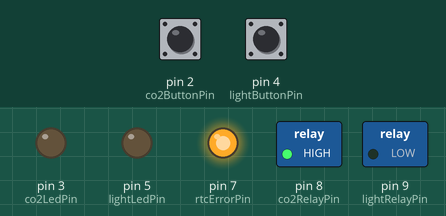
This sketch was run on a simulated Arduino Uno, built with avr-gcc and run on an emulated ATmega328P. Shown: switched loads named in the sketch (green lamp = pin HIGH), output pins drawn as LEDs (lit = HIGH). The inputs (shaded band) are chosen by the test bench; at power-on: pin 2 (co2ButtonPin) LOW, pin 4 (lightButtonPin) LOW. The local clock reads 2024-03-15 10:24:30 at power-on unless the sketch sets it.

Above: at 1.2 s.
1.3 s: pin 2 (co2ButtonPin) pulled HIGH for 0.15 s
At 2.6 s:
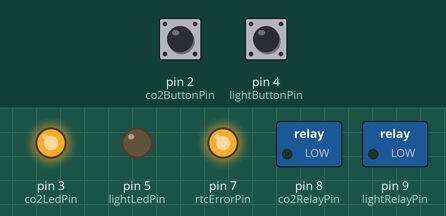
2.9 s: pin 4 (lightButtonPin) pulled HIGH for 0.15 s
At 3.9 s:
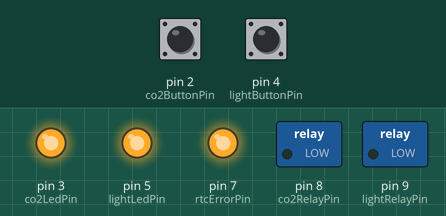
4.5 s: pin 2 (co2ButtonPin) pulled HIGH for 1 s
At 6.4 s:
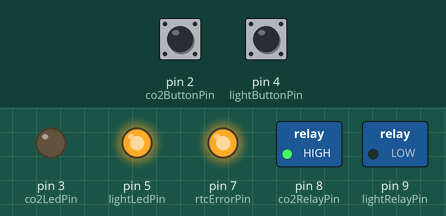
7.0 s: pin 2 (co2ButtonPin) pulled HIGH for 3.2 s
At 11.1 s:
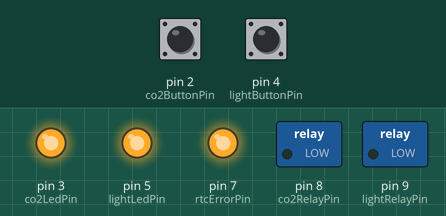
11.7 s: pin 4 (lightButtonPin) pulled HIGH for 1 s
At 13.0 s:
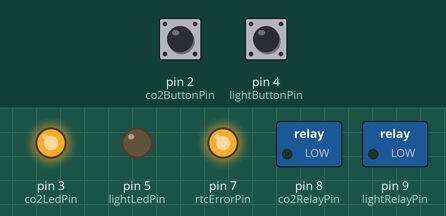
Timing chart, 0 to 14.7 s (numbered marks = the images above; inputs shaded):
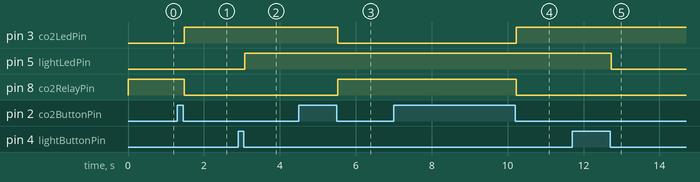

The sketch:

aquarium.ino
```cpp
//#define DEBUG
//#define SETUP_CLOCK

#define OCTOBER 10
#define MARCH 3
#define DST 1
#define STD 0

#include "RTClib.h"
#include <EEPROM.h>

const int co2ButtonPin = 2;
const int co2LedPin = 3;
const int lightButtonPin = 4;
const int lightLedPin = 5;
const int co2RelayPin = 8;
const int lightRelayPin = 9;
const int rtcErrorPin = 7;
const int dstEepromAddr = 0;
const unsigned long checkClockPeriod = 60 * 1000UL;

typedef struct {
  int pin;
  int led;
  int state;
  bool on;
} ledButton;

typedef struct {
  int startHour;
  int startMinute;
  int stopHour;
  int stopMinute;
} prg;

ledButton lightButton = {lightButtonPin, lightLedPin, 0, false};
ledButton co2Button = {co2ButtonPin, co2LedPin, 0, false};

prg co2Prg = {11, 0, 15, 0};
prg lightPrg = {10, 0, 16, 30};

RTC_DS3231 rtc;
bool rtcOk;
DateTime now;
unsigned long lastCheckClock = 0UL;


void setup() {
  pinMode(lightButton.led, OUTPUT);
  pinMode(lightButton.pin, INPUT);
  digitalWrite(lightButton.led, LOW);

  pinMode(co2Button.led, OUTPUT);
  pinMode(co2Button.pin, INPUT);
  digitalWrite(co2Button.led, LOW);

  pinMode(lightRelayPin, OUTPUT);
  digitalWrite(lightRelayPin, HIGH);

  pinMode(co2RelayPin, OUTPUT);
  digitalWrite(co2RelayPin, HIGH);

  pinMode(rtcErrorPin, OUTPUT);
  digitalWrite(rtcErrorPin, HIGH);

  Serial.begin(9600);

  rtcOk = rtc.begin();
  if (!rtcOk) {
    Serial.println("rtc not found");
  }
#ifdef SETUP_CLOCK
  if (rtcOk) {
    DateTime date = DateTime(F(__DATE__), F(__TIME__));
    rtc.adjust(date);
    EEPROM.write(dstEepromAddr, STD); // set to DST if DST is now
  }
#endif
  if (rtcOk && rtc.lostPower()) {
    Serial.println("time is not set");
    rtcOk = false;
  }
  digitalWrite(rtcErrorPin, rtcOk ? HIGH : LOW);
}


void loop() {
  if (rtcOk) {
    now = rtc.now();
#ifdef DEBUG
    Serial.print(now.day());
    Serial.print("/");
    Serial.print(now.month());
    Serial.print("/");
    Serial.print(now.year());
    Serial.print(" ");
    Serial.print(now.hour());
    Serial.print(":");
    Serial.println(now.minute());
#endif
  }
  if ((millis() - lastCheckClock) > checkClockPeriod) {
    adjustRtcIfNeeded();
    lastCheckClock = millis();
  }
  bool lightOn = isButtonOn(&lightButton) || isTimeFor(&lightPrg);
  bool co2On = isButtonOn(&co2Button) || isTimeFor(&co2Prg);
  digitalWrite(lightRelayPin, lightOn ? LOW : HIGH);
  digitalWrite(co2RelayPin, co2On ? LOW : HIGH);
}


void adjustRtcIfNeeded() {
  if (rtcOk) {
    int month = now.month();
    if (month == MARCH || month == OCTOBER) {
      int day = now.day();
      int dayOfTheWeek = now.dayOfTheWeek();
      int hour = now.hour();
      int firstSunday = (day - dayOfTheWeek) % 7;
      // need it only for March and October, both have 31 days
      int lastSunday = firstSunday + ((31 - firstSunday) / 7) * 7;
      if (month == MARCH && day == lastSunday && hour >= 3 && EEPROM.read(dstEepromAddr) == STD) {
        rtc.adjust(DateTime(now.year(), month, day, hour + 1, now.minute(), now.second()));
        EEPROM.write(dstEepromAddr, DST);
        Serial.println("switch to daylight saving time (DST)");
      } else if (month == OCTOBER && day == lastSunday && hour >= 3 && EEPROM.read(dstEepromAddr) == DST) {
        rtc.adjust(DateTime(now.year(), month, day, hour - 1, now.minute(), now.second()));
        EEPROM.write(dstEepromAddr, STD);
        Serial.println("switch to standart time (STD)");
      }
    }
  }
}


bool isButtonOn(ledButton *b) {
  int newState = digitalRead(b->pin);
  if (newState != b->state) {
    if (newState == LOW) {
      b->on = !b->on;
    }
    delay(30);
  }
  b->state = newState;
  digitalWrite(b->led, b->on ? HIGH : LOW);
  return b->on;
}


bool isTimeFor(prg *p) {
  if (!rtcOk) {
    return false;
  }
  int nowMinute = now.hour() * 60 + now.minute();
  int stopMinute = p->stopHour * 60 + p->stopMinute;
  if (nowMinute >= stopMinute) {
    return false;
  } else {
    int startMinute = p->startHour * 60 + p->startMinute;
    return nowMinute >= startMinute;
  }
}
```

Measured:
- after the input at 1.3 s, pin 3 (co2LedPin): LOW → HIGH after 0.18 s; pin 8 (co2RelayPin): HIGH → LOW after 0.18 s
- after the input at 2.9 s, pin 5 (lightLedPin): LOW → HIGH after 0.18 s
- after the input at 4.5 s, pin 3 (co2LedPin): HIGH → LOW after 1.0 s; pin 8 (co2RelayPin): LOW → HIGH after 1.0 s
- after the input at 7.0 s, pin 3 (co2LedPin): LOW → HIGH after 3.2 s; pin 8 (co2RelayPin): HIGH → LOW after 3.2 s
- after the input at 11.7 s, pin 5 (lightLedPin): HIGH → LOW after 1.0 s
